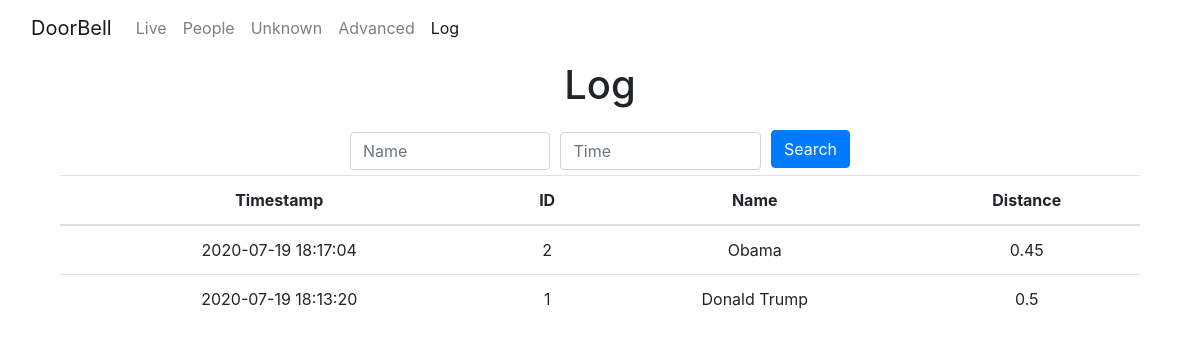
The app's page /log with its own data.
### tables this page shows
CREATE TABLE "people" (
	"id"	INTEGER NOT NULL,
	"name"	TEXT,
	"trusted"	boolean,
	"announce"	TEXT, pin TEXT,
	PRIMARY KEY("id")
);

CREATE TABLE "log" (
	"id"	INTEGER NOT NULL,
	"person_id"	TEXT NOT NULL,
	"datetime"	DATETIME NOT NULL DEFAULT CURRENT_TIMESTAMP,
	"distance"	FLOAT,
	PRIMARY KEY("id")
);

### app.py (the view)
@app.route("/log", methods=["GET", "POST"])
def log_page():
    input1 = request.form.get("name")
    if not input1:
        input1 = ""
    name = '%' + input1 + '%'
    input2 = request.form.get("datetime")
    if not input2:
        input2 = ""
    datetime = '%' + input2 + '%'
    log = db.execute("SELECT * FROM log JOIN people ON person_id = people.id WHERE (name LIKE ? OR datetime LIKE ?) AND (name LIKE ? OR datetime LIKE ?) ORDER BY datetime DESC",name, name, datetime, datetime)
    return render_template("/log.html", log=log)

### app.py (called while the page is built)
@app.after_request
def after_request(response):
    response.headers["Cache-Control"] = "no-cache, no-store, must-revalidate"
    response.headers["Expires"] = 0
    response.headers["Pragma"] = "no-cache"
    return response

### templates/log.html (shortened to what this page needs)
<!DOCTYPE html>
<html>
<head>
    <link rel="stylesheet" href="{{ url_for('static', filename='assets/bootstrap/css/bootstrap.min.css') }}">
    <link rel="stylesheet" href="{{ url_for('static', filename='assets/css/styles.min.css') }}">
</head>
<body>
    <nav class="navbar navbar-light navbar-expand-md">
        <div class="container-fluid"><a class="navbar-brand" href="/">DoorBell</a>
            <div class="collapse navbar-collapse"
                id="navcol-1">
                <ul class="nav navbar-nav">
                    <li class="nav-item" role="presentation"><a class="nav-link" href="/">Live</a></li>
                    <li class="nav-item" role="presentation"><a class="nav-link" href="/people">People</a></li>
                    <li class="nav-item" role="presentation"><a class="nav-link" href="/people/search/unknown">Unknown</a></li>
                    <li class="nav-item" role="presentation"><a class="nav-link" href="/settings">Advanced</a></li>
                    <li class="nav-item" role="presentation"><a class="nav-link active" href="/log">Log</a></li>
                </ul>
            </div>
        </div>
    </nav>
    <div class="container">
        <div class="row">
            <div class="col">
                <h1>Log</h1>
            </div>
        </div>
        <div class="row">
            <div class="col d-sm-flex justify-content-sm-center">
                <form style="max-width: 500px;" action="/log"  method="post">
                    <div class="form-row">
                        <div class="col align-self-center"><input class="form-control" type="text" name="name" placeholder="Name"></div>
                        <div class="col align-self-center"><input class="form-control" type="text" name="datetime" placeholder="Time"></div>
                        <div class="col-auto align-self-center"><button class="btn btn-primary" type="submit">Search</button></div>
                    </div>
                </form>
            </div>
        </div>
        <div class="row">
            <div class="col">
                <div class="table-responsive">
                    <table class="table">
                        <thead>
                            <tr>
                                <th>Timestamp</th>
                                <th>ID</th>
                                <th>Name</th>
                                <th>Distance</th>
                            </tr>
                        </thead>
                        <tbody>
                            {% for row in log %}
                            <tr><a href="person">
                                <td onclick="window.location='/log/search/{{ row['datetime'] }}/'">{{ row['datetime'] }}</td>
                                <td onclick="window.location='/person/{{ row['person_id'] }}'">{{ row['person_id'] }}</td>
                                <td onclick="window.location='/log/search/{{ row['name'] }}/'">{{ row['name'] }}</td>
                                <td>{{ row['distance'] }}</td>
                            </a></tr>
                            {% endfor %}
                        </tbody>
                    </table>
                </div>
            </div>
        </div>
    </div>
</body>
</html>

### records on screen
people: datetime "2020-07-19 18:17:04", person_id "2", name "Obama", distance "0.45"
people: datetime "2020-07-19 18:13:20", person_id "1", name "Donald Trump", distance "0.5"
